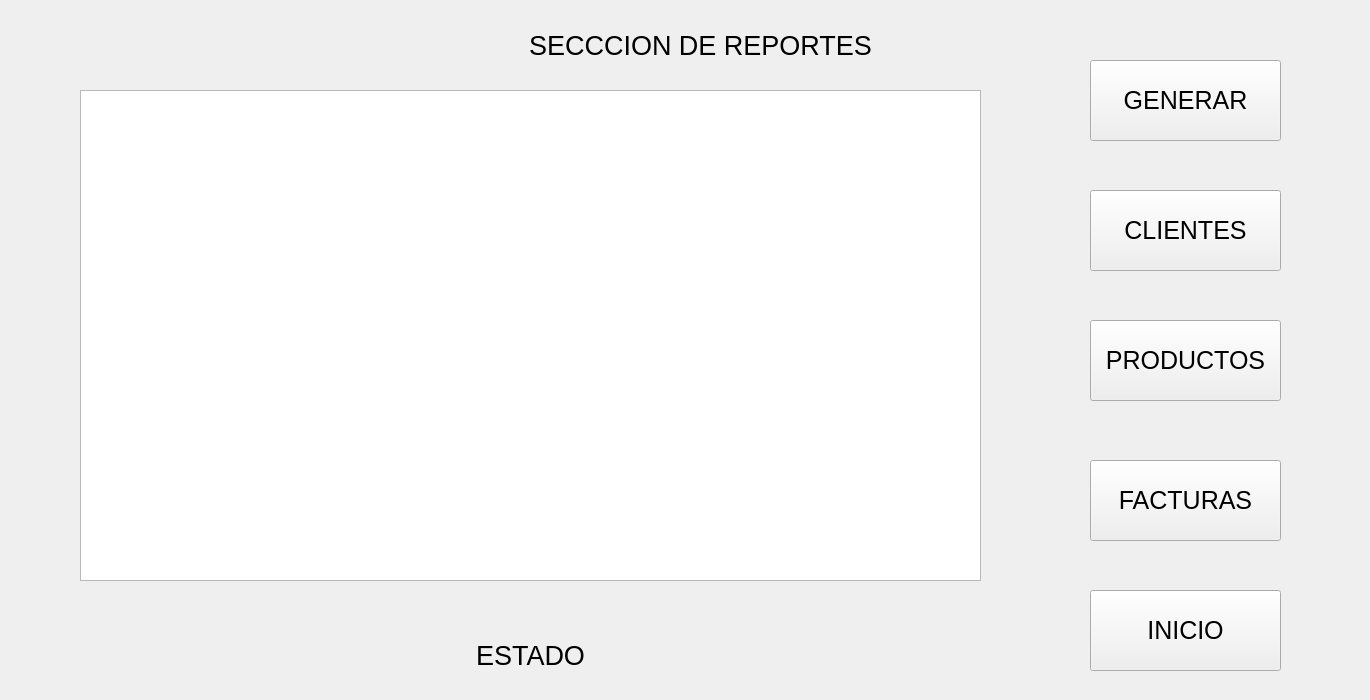
<?xml version="1.0" encoding="UTF-8"?>
<ui version="4.0">
 <class>WindowReport</class>
 <widget class="QWidget" name="WindowReport">
  <property name="geometry">
   <rect>
    <x>0</x>
    <y>0</y>
    <width>1370</width>
    <height>700</height>
   </rect>
  </property>
  <property name="windowTitle">
   <string>Reportes</string>
  </property>
  <property name="windowIcon">
   <iconset>
    <normaloff>../icono.png</normaloff>../icono.png</iconset>
  </property>
  <widget class="QLabel" name="lbStatus">
   <property name="geometry">
    <rect>
     <x>240</x>
     <y>630</y>
     <width>581</width>
     <height>41</height>
    </rect>
   </property>
   <property name="font">
    <font>
     <pointsize>20</pointsize>
    </font>
   </property>
   <property name="layoutDirection">
    <enum>Qt::LeftToRight</enum>
   </property>
   <property name="text">
    <string>ESTADO</string>
   </property>
   <property name="alignment">
    <set>Qt::AlignBottom|Qt::AlignHCenter</set>
   </property>
   <property name="margin">
    <number>4</number>
   </property>
  </widget>
  <widget class="QPushButton" name="btShowProducts">
   <property name="geometry">
    <rect>
     <x>1090</x>
     <y>320</y>
     <width>191</width>
     <height>81</height>
    </rect>
   </property>
   <property name="font">
    <font>
     <pointsize>19</pointsize>
    </font>
   </property>
   <property name="cursor">
    <cursorShape>PointingHandCursor</cursorShape>
   </property>
   <property name="text">
    <string>PRODUCTOS</string>
   </property>
   <property name="autoRepeatInterval">
    <number>100</number>
   </property>
  </widget>
  <widget class="QTableView" name="TableOfReports">
   <property name="geometry">
    <rect>
     <x>80</x>
     <y>90</y>
     <width>901</width>
     <height>491</height>
    </rect>
   </property>
  </widget>
  <widget class="QPushButton" name="btShowBills">
   <property name="geometry">
    <rect>
     <x>1090</x>
     <y>460</y>
     <width>191</width>
     <height>81</height>
    </rect>
   </property>
   <property name="font">
    <font>
     <pointsize>19</pointsize>
    </font>
   </property>
   <property name="cursor">
    <cursorShape>PointingHandCursor</cursorShape>
   </property>
   <property name="text">
    <string>FACTURAS</string>
   </property>
   <property name="autoRepeatInterval">
    <number>100</number>
   </property>
  </widget>
  <widget class="QLabel" name="label">
   <property name="geometry">
    <rect>
     <x>410</x>
     <y>20</y>
     <width>581</width>
     <height>41</height>
    </rect>
   </property>
   <property name="font">
    <font>
     <pointsize>20</pointsize>
    </font>
   </property>
   <property name="layoutDirection">
    <enum>Qt::LeftToRight</enum>
   </property>
   <property name="text">
    <string>SECCCION DE REPORTES</string>
   </property>
   <property name="alignment">
    <set>Qt::AlignBottom|Qt::AlignHCenter</set>
   </property>
   <property name="margin">
    <number>4</number>
   </property>
  </widget>
  <widget class="QPushButton" name="btShowClients">
   <property name="geometry">
    <rect>
     <x>1090</x>
     <y>190</y>
     <width>191</width>
     <height>81</height>
    </rect>
   </property>
   <property name="font">
    <font>
     <pointsize>19</pointsize>
    </font>
   </property>
   <property name="cursor">
    <cursorShape>PointingHandCursor</cursorShape>
   </property>
   <property name="text">
    <string>CLIENTES</string>
   </property>
   <property name="autoRepeatInterval">
    <number>100</number>
   </property>
  </widget>
  <widget class="QPushButton" name="btGenerate">
   <property name="geometry">
    <rect>
     <x>1090</x>
     <y>60</y>
     <width>191</width>
     <height>81</height>
    </rect>
   </property>
   <property name="font">
    <font>
     <pointsize>19</pointsize>
    </font>
   </property>
   <property name="cursor">
    <cursorShape>PointingHandCursor</cursorShape>
   </property>
   <property name="text">
    <string>GENERAR</string>
   </property>
   <property name="autoRepeatInterval">
    <number>100</number>
   </property>
  </widget>
  <widget class="QPushButton" name="btnHome">
   <property name="geometry">
    <rect>
     <x>1090</x>
     <y>590</y>
     <width>191</width>
     <height>81</height>
    </rect>
   </property>
   <property name="font">
    <font>
     <pointsize>19</pointsize>
    </font>
   </property>
   <property name="cursor">
    <cursorShape>PointingHandCursor</cursorShape>
   </property>
   <property name="text">
    <string>INICIO</string>
   </property>
   <property name="icon">
    <iconset>
     <normaloff>../Inicio.png</normaloff>../Inicio.png</iconset>
   </property>
   <property name="iconSize">
    <size>
     <width>40</width>
     <height>40</height>
    </size>
   </property>
   <property name="autoRepeatInterval">
    <number>100</number>
   </property>
  </widget>
 </widget>
 <resources/>
 <connections/>
</ui>
